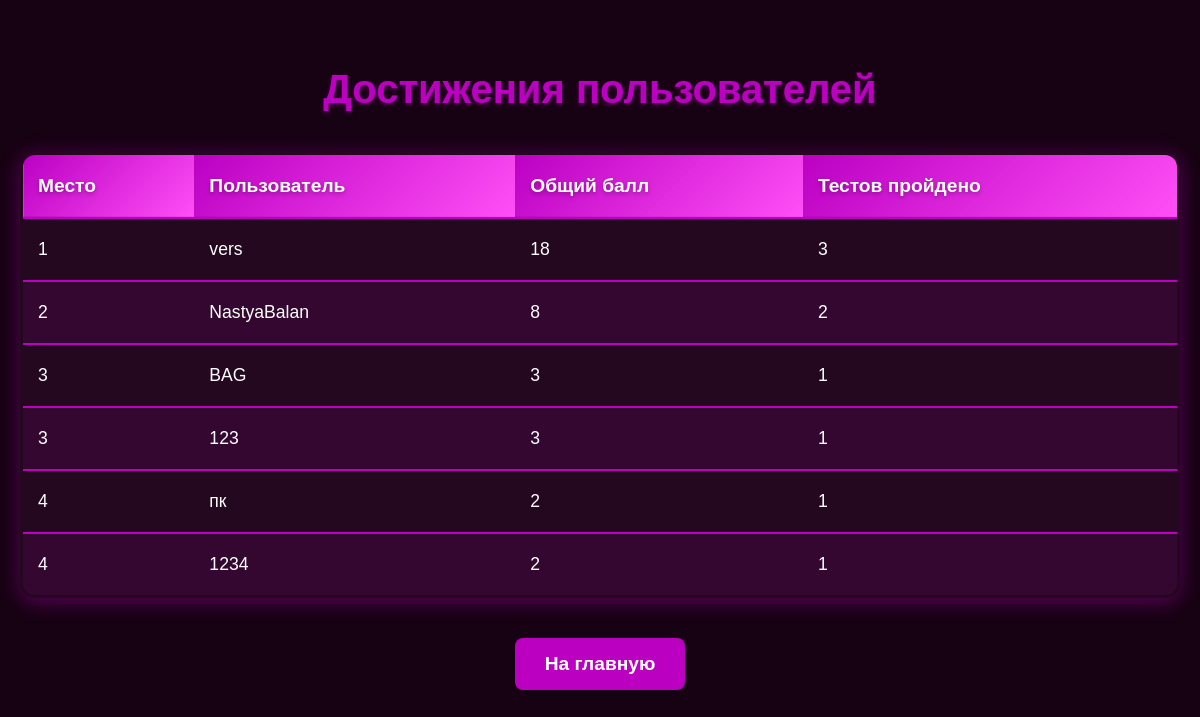
The app's page /achievement (signed in) with its own data.
### tables this page shows
CREATE TABLE results (
                id INTEGER PRIMARY KEY AUTOINCREMENT,
                test_id INTEGER,
                user_login TEXT,
                user_answers TEXT,
                correct_answers INTEGER,
                total_questions INTEGER
            );

### app.py (the view)
@app.route('/achievement')
def achievement():
    if 'user_id' not in session:
        return redirect(url_for('enter'))
    conn = get_db_connection()
    conn.row_factory = sqlite3.Row
    cursor = conn.cursor()
    cursor.execute('''
        SELECT
            user_login,
            SUM(correct_answers) AS total_correct_answers,
            COUNT(DISTINCT test_id) AS tests_taken
        FROM results
        GROUP BY user_login
        ORDER BY total_correct_answers DESC
    ''')
    user_achievements = cursor.fetchall()
    conn.close()
    ranked_achievements = []
    rank = 1
    for i, user_achievement in enumerate(user_achievements):
        ranked_achievements.append({
            'rank': rank,
            'user_login': user_achievement['user_login'],
            'total_correct_answers': user_achievement['total_correct_answers'],
            'tests_taken': user_achievement['tests_taken']
        })
        if i + 1 < len(user_achievements) and user_achievements[i + 1]['total_correct_answers'] < user_achievement[
            'total_correct_answers']:
            rank += 1
    return render_template('achievement.html', ranked_achievements=ranked_achievements)

### app.py (called while the page is built)
def get_db_connection():
    conn = sqlite3.connect(DATABASE_PATH)
    conn.row_factory = sqlite3.Row
    return conn

### templates/achievement.html (shortened to what this page needs)
<!DOCTYPE html>
<html>
<head>
</head>
<body>
    <div class="container">
        <h1>Достижения пользователей</h1>
        <table>
            <thead>
                <tr>
                    <th>Место</th>
                    <th>Пользователь</th>
                    <th>Общий балл</th>
                    <th>Тестов пройдено</th>
                </tr>
            </thead>
            <tbody>
                {% for achievement in ranked_achievements %}
                    <tr>
                        <td>{{ achievement.rank }}</td>
                        <td>{{ achievement.user_login }}</td>
                        <td>{{ achievement.total_correct_answers }}</td>
                        <td>{{ achievement.tests_taken }}</td>
                    </tr>
                {% endfor %}
            </tbody>
        </table>
        <button onclick="location.href='/'">На главную</button>
    </div>
</body>
</html>

### templates/achievement.html (style rules this page uses)
body { font-family: Arial, sans-serif; background-color: #170213; color: hsl(0, 0%, 100%); margin: 0; padding: 40px 20px; min-height: 100vh; }
h1 { color: #bb00c2; text-align: center; margin-bottom: 40px; font-size: 2.5rem; text-shadow: 0 2px 4px rgba(187, 0, 194, 0.4); }
table { width: 100%; border-collapse: collapse; margin-bottom: 40px; background-color: #24081f; border-radius: 15px; overflow: hidden; border: 3px solid #bb00c2; box-shadow: 0 4px 20px rgba(187, 0, 194, 0.4); }
th, td { padding: 20px 15px; text-align: left; border-bottom: 2px solid #bb00c2; font-size: 1.1rem; }
th { background: linear-gradient(135deg, #bb00c2, #ff4ff6); color: #fff; font-weight: bold; font-size: 1.2rem; text-shadow: 0 2px 4px rgba(0, 0, 0, 0.3); }
tr:nth-child(even) { background-color: rgba(187, 0, 194, 0.1); }
button { background-color: #bb00c2; color: hsl(0, 0%, 100%); padding: 15px 30px; border: none; border-radius: 8px; cursor: pointer; font-size: 1.2rem; font-weight: bold; transition: all 0.3s ease; display: block; margin: 0 auto; }
.container { max-width: 1200px; margin: 0 auto; }

### records on screen
results: rank "3", user_login "BAG", total_correct_answers "3", tests_taken "1"

### other values on screen
{{ achievement.rank }} "1" "2" "3" "4" "4"
{{ achievement.user_login }} "vers" "NastyaBalan" "123" "пк" "1234"
{{ achievement.total_correct_answers }} "18" "8" "3" "2" "2"
{{ achievement.tests_taken }} "3" "2" "1" "1" "1"
